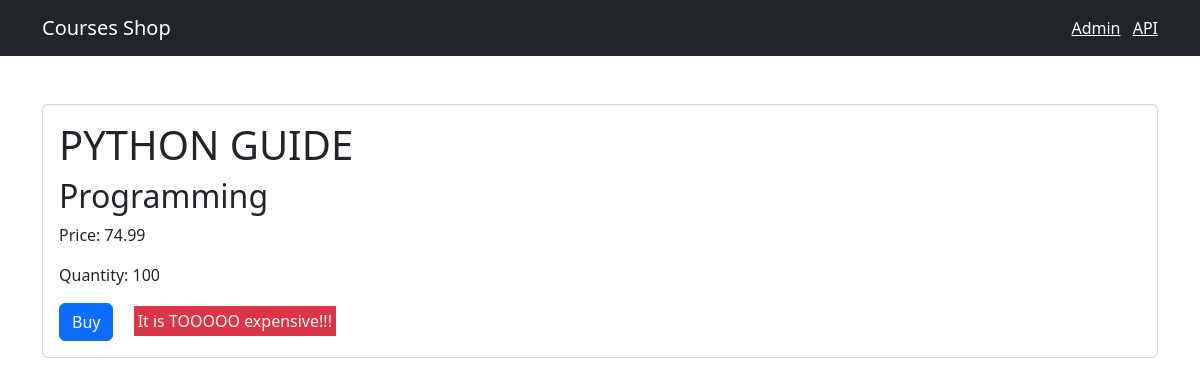
The page /1 on the database its author committed.
### shop/models.py (models this page shows, shortened)
class Course(models.Model):
    title = models.CharField(max_length=255)
    price = models.FloatField()
    student_qty = models.IntegerField()
    reviews_qty = models.IntegerField()
    category = models.ForeignKey(Category, on_delete=models.CASCADE)
    created_at = models.DateTimeField(default=timezone.now)

class Category(models.Model):
    title = models.CharField(max_length=255)
    created_at = models.DateTimeField(default=timezone.now)
    def __str__(self):
        return self.title

### shop/views.py (the view)
# urls.py: path('<int:course_id>', views.single_course, name='single_course')
def single_course(request, course_id):
    course = get_object_or_404(Course, pk=course_id)
    return render(request, 'shop/single_course.html', {'course': course})

### templates/shop/single_course.html (shortened to what this page needs)
{% extends 'base.html' %}
{% block content %}
<div class="card mt-5">
    <div class="card-body">
        <h1 class="card-title">{{ course.title }}</h1>
        <h2>{{ course.category }}</h2>
        <p class="card-text">Price: {{ course.price }}</p>
        <p class="card-text">Quantity: {{ course.student_qty }}</p>
        <a href="" class="btn btn-primary">Buy</a>
        {% if course.price > 70 %}
        <span class="bg-danger text-light p-1 m-3">It is TOOOOO expensive!!!</span>
        {% endif %}
    </div>
</div>
{% endblock %}

### rows shown on the page
Course: title "PYTHON GUIDE", category "Programming", price "74.99", student_qty "100"
